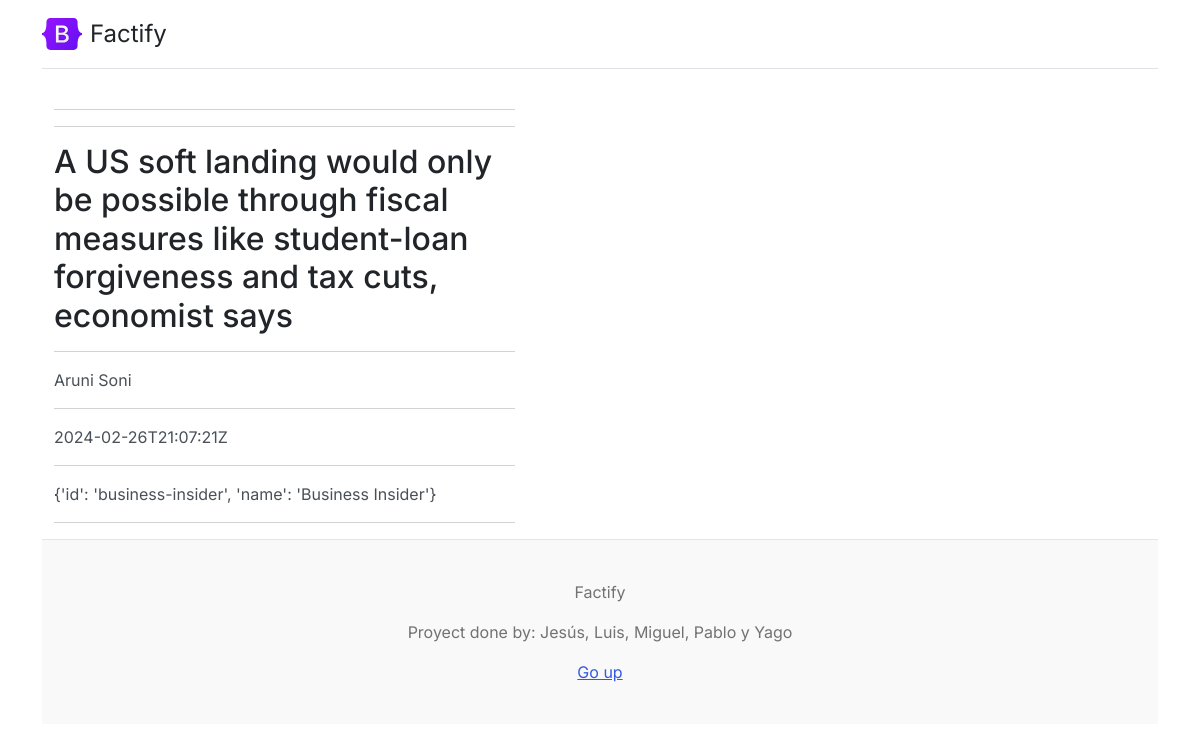
Screenshot of /factify/10/ with the database file from the repository.
### core/models.py (models this page shows, shortened)
class Factifys(models.Model):
    source = models.TextField()
    author = models.TextField()
    title = models.TextField()
    description = models.TextField()
    url = models.TextField()
    urlToImage = models.TextField()
    publishedAt = models.TextField()
    content = models.TextField()
    text = models.TextField()
    top_image = models.TextField()
    resume = models.TextField()  # Agrega una coma aquí
    class Meta:
        verbose_name = 'Factify'
        verbose_name_plural = 'Factifys'
        ordering = ['title']

### core/views.py (the view)
# urls.py: path('factify/<int:factify_id>/', detalle_factify, name='detalle_factify'),
def detalle_factify(request, factify_id):
    factify = get_object_or_404(Factifys, id=factify_id)
    return render(request, 'core/detalle_factify.html', {'factify': factify})

### core/processors.py (called while the page is built)
def ctx_dic_about(request):
	ctx_about = {}
	ctx_about['ABOUT'] = About.objects.latest('created')
	return ctx_about

def ctx_dic_category(request):
	ctx_category = {}
	ctx_category['categories'] = Category.objects.filter(active=True)
	return ctx_category

def ctx_dic_history(request):
	ctx_history = {}
	ctx_history['dates'] = Post.objects.dates('created', 'month', order='DESC').distinct()
	return ctx_history

def ctx_dic_link(request):
	ctx_link = {}
	links = Link.objects.all()
	for link in links:
		ctx_link[link.key] = {'url':link.url, 'icon':link.icon}
	return ctx_link

### core/templates/core/detalle_factify.html (shortened to what this page needs)
{% extends 'core/base.html' %}
{% load static %}
{% block content %}
<div class="container">
  <div class="row">
    <div class="col-md-8">
      <hr>
      <hr>
      <h2>{{ factify.title }}</h2>
      <hr>
      <p>{{ factify.author }}</p>
      <hr>
      <p>{{ factify.publishedAt }}</p>
      <hr>
      <p>{{ factify.source }}</p>
      <hr>
    </div>
    <div class="col-md-4">
    </div>
  </div>
</div>
{% endblock %}

### rows the page displays
Factifys: title "A US soft landing would only be possible through fiscal measures like student-loan forgiveness and tax cuts, economist says", author "Aruni Soni", publishedAt "2024-02-26T21:07:21Z", source "{'id': 'business-insider', 'name': 'Business Insider'}"
